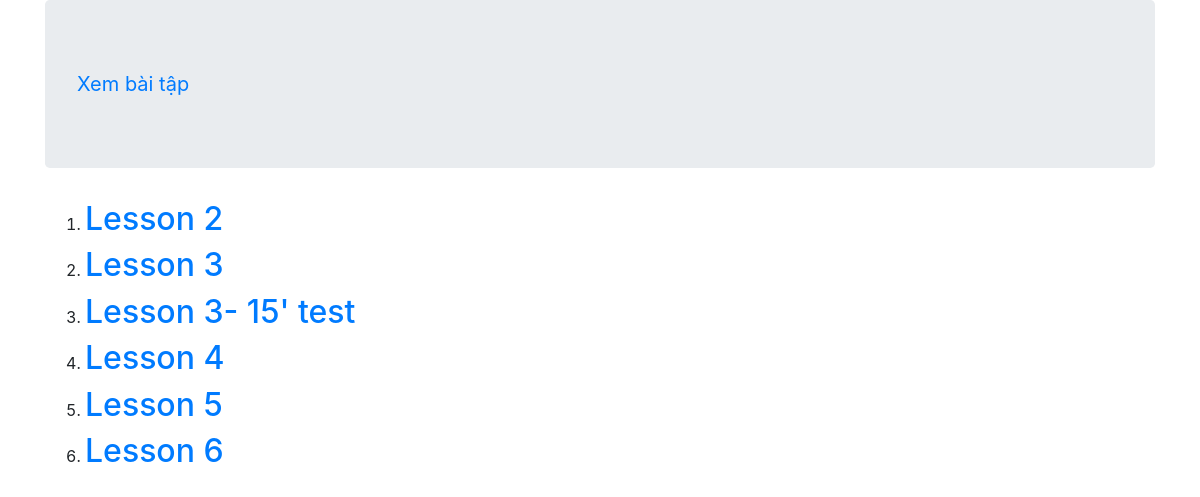
/homeworks/, run on an earlier commit of the app's database.
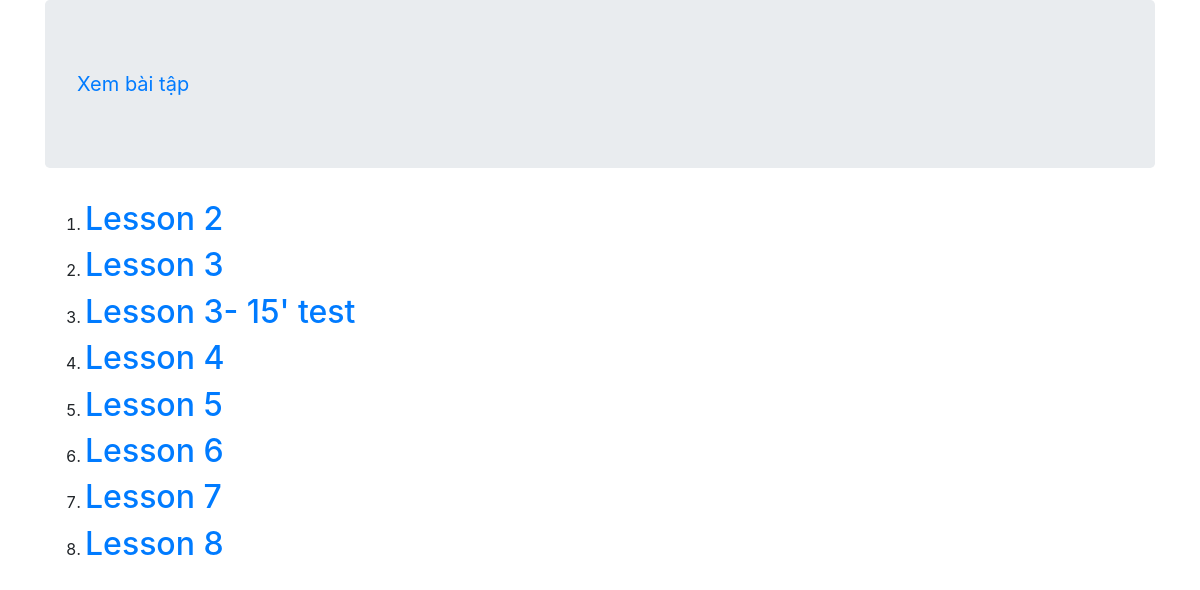
And on a later commit of the database.
### my_app/models.py (models this page shows, shortened)
class Homework(models.Model):
    lecture = models.CharField( max_length=50)
    questions = models.TextField(null = True)
    question_img = models.ImageField( upload_to='homeworks', null='True', blank = 'True')
    answers = []

### my_app/views.py (the view)
# urls.py: path('', views.HomeworkListView.as_view(), name='all'),
class HomeworkListView(ListView):
    model = Homework

### my_app/templates/my_app/homework_list.html (shortened to what this page needs)
{% extends 'base.html' %}
{% block Body %}
    <ol>
    {% for homework in object_list %}
        <li><a href="{% url 'homework:detail' pk=homework.pk %}"><h2> {{homework.lecture}} </h2>
        </a></li>
    {% endfor %}
    </ol>
{% endblock Body %}

### templates/base.html (shortened to what this page needs)
<!DOCTYPE html>
{% load staticfiles %}
<html lang="en">
<head>
    <link rel="stylesheet" href="https://stackpath.bootstrapcdn.com/bootstrap/4.1.3/css/bootstrap.min.css"
>
    <link rel="stylesheet" href="//cdn.jsdelivr.net/medium-editor/latest/css/medium-editor.min.css" type="text/css"
        media="screen" charset="utf-8">
</head>
<body>
<div class="container">
    <div class="jumbotron">
        <ul class="nav navbar-nav">
            <li><a class="navbar-brand" href="{% url 'homework:all' %}">Xem bài tập</a></li>
        </ul>
    </div>
</div>
<div class="container">
    {% block Body %}
    {% endblock Body %}
</div>
</body>
</html>

What changed in the data, as far as the page shows it:
added Homework: lecture "Lesson 7"
added Homework: lecture "Lesson 8"
